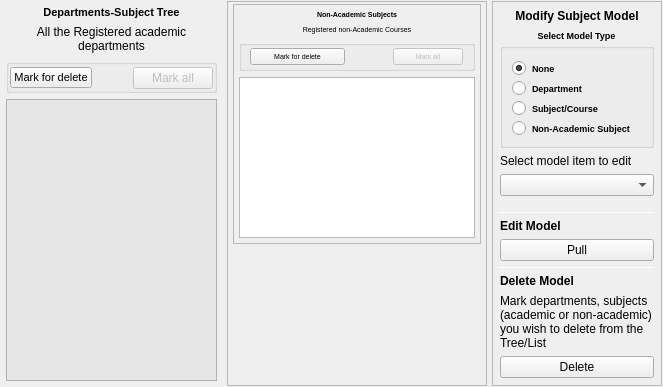
                       <widget class="QWidget" name="scrollAreaWidgetContents_4">
                        <property name="geometry">
                         <rect>
                          <x>0</x>
                          <y>0</y>
                          <width>661</width>
                          <height>387</height>
                         </rect>
                        </property>
                        <layout class="QHBoxLayout" name="horizontalLayout_18">
                         <property name="spacing">
                          <number>5</number>
                         </property>
                         <property name="leftMargin">
                          <number>1</number>
                         </property>
                         <property name="topMargin">
                          <number>1</number>
                         </property>
                         <property name="rightMargin">
                          <number>1</number>
                         </property>
                         <property name="bottomMargin">
                          <number>1</number>
                         </property>
                         <item>
                          <widget class="QFrame" name="frame_18">
                           <property name="minimumSize">
                            <size>
                             <width>0</width>
                             <height>0</height>
                            </size>
                           </property>
                           <property name="maximumSize">
                            <size>
                             <width>16777215</width>
                             <height>16777215</height>
                            </size>
                           </property>
                           <layout class="QVBoxLayout" name="verticalLayout_11">
                            <property name="leftMargin">
                             <number>5</number>
                            </property>
                            <property name="topMargin">
                             <number>5</number>
                            </property>
                            <property name="rightMargin">
                             <number>5</number>
                            </property>
                            <property name="bottomMargin">
                             <number>5</number>
                            </property>
                            <item>
                             <widget class="QLabel" name="label_32">
                              <property name="font">
                               <font>
                                <pointsize>8</pointsize>
                                <weight>75</weight>
                                <bold>true</bold>
                               </font>
                              </property>
                              <property name="text">
                               <string>Departments-Subject Tree</string>
                              </property>
                              <property name="alignment">
                               <set>Qt::AlignCenter</set>
                              </property>
                             </widget>
                            </item>
                            <item>
                             <widget class="QLabel" name="label_50">
                              <property name="maximumSize">
                               <size>
                                <width>300</width>
                                <height>16777215</height>
                               </size>
                              </property>
                              <property name="text">
                               <string>All the Registered academic departments</string>
                              </property>
                              <property name="alignment">
                               <set>Qt::AlignCenter</set>
                              </property>
                              <property name="wordWrap">
                               <bool>true</bool>
                              </property>
                             </widget>
                            </item>
                            <item>
                             <widget class="QGroupBox" name="groupBox_27">
                              <property name="title">
                               <string/>
                              </property>
                              <layout class="QHBoxLayout" name="horizontalLayout_40">
                               <property name="leftMargin">
                                <number>1</number>
                               </property>
                               <property name="topMargin">
                                <number>2</number>
                               </property>
                               <property name="rightMargin">
                                <number>1</number>
                               </property>
                               <property name="bottomMargin">
                                <number>1</number>
                               </property>
                               <item>
                                <widget class="QPushButton" name="mark_subj">
                                 <property name="maximumSize">
                                  <size>
                                   <width>105</width>
                                   <height>16777215</height>
                                  </size>
                                 </property>
                                 <property name="font">
                                  <font>
                                   <pointsize>8</pointsize>
                                  </font>
                                 </property>
                                 <property name="text">
                                  <string>Mark for delete</string>
                                 </property>
                                </widget>
                               </item>
                               <item>
                                <spacer name="horizontalSpacer_3">
                                 <property name="orientation">
                                  <enum>Qt::Horizontal</enum>
                                 </property>
                                 <property name="sizeType">
                                  <enum>QSizePolicy::Fixed</enum>
                                 </property>
                                 <property name="sizeHint" stdset="0">
                                  <size>
                                   <width>35</width>
                                   <height>20</height>
                                  </size>
                                 </property>
                                </spacer>
                               </item>
                               <item>
                                <widget class="QPushButton" name="markall_subj">
                                 <property name="enabled">
                                  <bool>false</bool>
                                 </property>
                                 <property name="text">
                                  <string>Mark all</string>
                                 </property>
                                </widget>
                               </item>
                              </layout>
                             </widget>
                            </item>
                            <item>
                             <widget class="QTreeWidget" name="depts_subject_tree">
                              <property name="minimumSize">
                               <size>
                                <width>100</width>
                                <height>250</height>
                               </size>
                              </property>
                              <property name="maximumSize">
                               <size>
                                <width>16777215</width>
                                <height>16777215</height>
                               </size>
                              </property>
                              <property name="styleSheet">
                               <string notr="true">QTreeWidget{
	background:#e6e6e6;
	font-size:9pt;
}</string>
                              </property>
                              <property name="autoExpandDelay">
                               <number>-1</number>
                              </property>
                              <property name="indentation">
                               <number>15</number>
                              </property>
                              <property name="animated">
                               <bool>false</bool>
                              </property>
                              <property name="allColumnsShowFocus">
                               <bool>true</bool>
                              </property>
                              <property name="wordWrap">
                               <bool>true</bool>
                              </property>
                              <property name="headerHidden">
                               <bool>true</bool>
                              </property>
                              <attribute name="headerVisible">
                               <bool>false</bool>
                              </attribute>
                              <column>
                               <property name="text">
                                <string notr="true">1</string>
                               </property>
                              </column>
                             </widget>
                            </item>
                           </layout>
                          </widget>
                         </item>
                         <item>
                          <widget class="QFrame" name="frame_26">
                           <property name="minimumSize">
                            <size>
                             <width>260</width>
                             <height>0</height>
                            </size>
                           </property>
                           <property name="maximumSize">
                            <size>
                             <width>260</width>
                             <height>16777215</height>
                            </size>
                           </property>
                           <property name="font">
                            <font>
                             <pointsize>5</pointsize>
                            </font>
                           </property>
                           <property name="frameShape">
                            <enum>QFrame::StyledPanel</enum>
                           </property>
                           <property name="frameShadow">
                            <enum>QFrame::Raised</enum>
                           </property>
                           <layout class="QVBoxLayout" name="verticalLayout_18">
                            <property name="leftMargin">
                             <number>5</number>
                            </property>
                            <property name="topMargin">
                             <number>2</number>
                            </property>
                            <property name="rightMargin">
                             <number>5</number>
                            </property>
                            <property name="bottomMargin">
                             <number>5</number>
                            </property>
                            <item alignment="Qt::AlignHCenter">
                             <widget class="QFrame" name="frame_28">
                              <property name="maximumSize">
                               <size>
                                <width>250</width>
                                <height>240</height>
                               </size>
                              </property>
                              <property name="frameShape">
                               <enum>QFrame::StyledPanel</enum>
                              </property>
                              <property name="frameShadow">
                               <enum>QFrame::Raised</enum>
                              </property>
                              <layout class="QVBoxLayout" name="verticalLayout_16">
                               <property name="leftMargin">
                                <number>5</number>
                               </property>
                               <property name="topMargin">
                                <number>5</number>
                               </property>
                               <property name="rightMargin">
                                <number>5</number>
                               </property>
                               <property name="bottomMargin">
                                <number>5</number>
                               </property>
                               <item>
                                <widget class="QLabel" name="label_8">
                                 <property name="font">
                                  <font>
                                   <weight>75</weight>
                                   <bold>true</bold>
                                  </font>
                                 </property>
                                 <property name="text">
                                  <string>Non-Academic Subjects</string>
                                 </property>
                                 <property name="alignment">
                                  <set>Qt::AlignCenter</set>
                                 </property>
                                </widget>
                               </item>
                               <item>
                                <widget class="QLabel" name="label_85">
                                 <property name="text">
                                  <string>Registered non-Academic Courses</string>
                                 </property>
                                 <property name="alignment">
                                  <set>Qt::AlignCenter</set>
                                 </property>
                                 <property name="wordWrap">
                                  <bool>true</bool>
                                 </property>
                                </widget>
                               </item>
                               <item>
                                <widget class="QGroupBox" name="groupBox_29">
                                 <property name="title">
                                  <string/>
                                 </property>
                                 <layout class="QHBoxLayout" name="horizontalLayout_41">
                                  <property name="leftMargin">
                                   <number>1</number>
                                  </property>
                                  <property name="topMargin">
                                   <number>1</number>
                                  </property>
                                  <property name="rightMargin">
                                   <number>1</number>
                                  </property>
                                  <property name="bottomMargin">
                                   <number>1</number>
                                  </property>
                                  <item>
                                   <widget class="QPushButton" name="mark_nonacad">
                                    <property name="maximumSize">
                                     <size>
                                      <width>95</width>
                                      <height>16777215</height>
                                     </size>
                                    </property>
                                    <property name="text">
                                     <string>Mark for delete</string>
                                    </property>
                                   </widget>
                                  </item>
                                  <item>
                                   <spacer name="horizontalSpacer_4">
                                    <property name="orientation">
                                     <enum>Qt::Horizontal</enum>
                                    </property>
                                    <property name="sizeType">
                                     <enum>QSizePolicy::Fixed</enum>
                                    </property>
                                    <property name="sizeHint" stdset="0">
                                     <size>
                                      <width>35</width>
                                      <height>20</height>
                                     </size>
                                    </property>
                                   </spacer>
                                  </item>
                                  <item>
                                   <widget class="QPushButton" name="markall_nonacad">
                                    <property name="enabled">
                                     <bool>false</bool>
                                    </property>
                                    <property name="maximumSize">
                                     <size>
                                      <width>70</width>
                                      <height>16777215</height>
                                     </size>
                                    </property>
                                    <property name="text">
                                     <string>Mark all</string>
                                    </property>
                                   </widget>
                                  </item>
                                 </layout>
                                </widget>
                               </item>
                               <item>
                                <widget class="QListWidget" name="nonacad_listwidget">
                                 <property name="maximumSize">
                                  <size>
                                   <width>16777215</width>
                                   <height>16777215</height>
                                  </size>
                                 </property>
                                </widget>
                               </item>
                              </layout>
                             </widget>
                            </item>
                            <item>
                             <widget class="QFrame" name="frame_29">
                              <property name="minimumSize">
                               <size>
                                <width>200</width>
                                <height>0</height>
                               </size>
                              </property>
                              <property name="maximumSize">
                               <size>
                                <width>16777215</width>
                                <height>16777215</height>
                               </size>
                              </property>
                              <widget class="QLabel" name="label_74">
                               <property name="geometry">
                                <rect>
                                 <x>5</x>
                                 <y>5</y>
                                 <width>241</width>
                                 <height>201</height>
                                </rect>
                               </property>
                               <property name="minimumSize">
                                <size>
                                 <width>0</width>
                                 <height>0</height>
                                </size>
                               </property>
                               <property name="maximumSize">
                                <size>
                                 <width>16777215</width>
                                 <height>16777215</height>
                                </size>
                               </property>
                               <property name="text">
                                <string/>
                               </property>
                               <property name="pixmap">
                                <pixmap>../Icons-mine/blackboard.png</pixmap>
                               </property>
                               <property name="scaledContents">
                                <bool>true</bool>
                               </property>
                              </widget>
                              <widget class="QTextEdit" name="blackboard_textedit">
                               <property name="geometry">
                                <rect>
                                 <x>10</x>
                                 <y>10</y>
                                 <width>231</width>
                                 <height>151</height>
                                </rect>
                               </property>
                               <property name="styleSheet">
                                <string notr="true">QTextEdit{
background:transparent;
color:#d6d6d6;
}

QScrollBar{
	background:transparent;
	width:6px;
}

QScrollBar::handle{
	background:#4a4a4a;
	border-radius: 3px;
}
</string>
                               </property>
                               <property name="readOnly">
                                <bool>true</bool>
                               </property>
                              </widget>
                             </widget>
                            </item>
                           </layout>
                          </widget>
                         </item>
                         <item>
                          <widget class="QFrame" name="frame_31">
                           <property name="minimumSize">
                            <size>
                             <width>170</width>
                             <height>0</height>
                            </size>
                           </property>
                           <property name="maximumSize">
                            <size>
                             <width>176</width>
                             <height>16777215</height>
                            </size>
                           </property>
                           <property name="frameShape">
                            <enum>QFrame::StyledPanel</enum>
                           </property>
                           <property name="frameShadow">
                            <enum>QFrame::Raised</enum>
                           </property>
                           <layout class="QVBoxLayout" name="verticalLayout_15">
                            <property name="leftMargin">
                             <number>4</number>
                            </property>
                            <property name="topMargin">
                             <number>4</number>
                            </property>
                            <property name="rightMargin">
                             <number>4</number>
                            </property>
                            <property name="bottomMargin">
                             <number>4</number>
                            </property>
                            <item alignment="Qt::AlignTop">
                             <widget class="QFrame" name="frame_32">
                              <property name="maximumSize">
                               <size>
                                <width>16777215</width>
                                <height>375</height>
                               </size>
                              </property>
                              <layout class="QVBoxLayout" name="verticalLayout_68">
                               <property name="leftMargin">
                                <number>3</number>
                               </property>
                               <property name="topMargin">
                                <number>3</number>
                               </property>
                               <property name="rightMargin">
                                <number>3</number>
                               </property>
                               <property name="bottomMargin">
                                <number>3</number>
                               </property>
                               <item>
                                <widget class="QLabel" name="label_30">
                                 <property name="font">
                                  <font>
                                   <weight>75</weight>
                                   <bold>true</bold>
                                  </font>
                                 </property>
                                 <property name="text">
                                  <string>Modify Subject Model</string>
                                 </property>
                                 <property name="alignment">
                                  <set>Qt::AlignCenter</set>
                                 </property>
                                 <property name="wordWrap">
                                  <bool>true</bool>
                                 </property>
                                </widget>
                               </item>
                               <item>
                                <widget class="QGroupBox" name="dept_model_gbox">
                                 <property name="font">
                                  <font>
                                   <pointsize>7</pointsize>
                                   <weight>75</weight>
                                   <bold>true</bold>
                                  </font>
                                 </property>
                                 <property name="title">
                                  <string>Select Model Type</string>
                                 </property>
                                 <property name="alignment">
                                  <set>Qt::AlignHCenter|Qt::AlignTop</set>
                                 </property>
                                 <layout class="QVBoxLayout" name="verticalLayout_69">
                                  <property name="spacing">
                                   <number>5</number>
                                  </property>
                                  <property name="topMargin">
                                   <number>14</number>
                                  </property>
                                  <item>
                                   <widget class="QRadioButton" name="subj_none_radbtn">
                                    <property name="text">
                                     <string>None</string>
                                    </property>
                                    <property name="checked">
                                     <bool>true</bool>
                                    </property>
                                   </widget>
                                  </item>
                                  <item>
                                   <widget class="QRadioButton" name="faculty_radbtn">
                                    <property name="text">
                                     <string>Department</string>
                                    </property>
                                   </widget>
                                  </item>
                                  <item>
                                   <widget class="QRadioButton" name="subj_radbtn">
                                    <property name="text">
                                     <string>Subject/Course</string>
                                    </property>
                                   </widget>
                                  </item>
                                  <item>
                                   <widget class="QRadioButton" name="nonacad_radbtn">
                                    <property name="text">
                                     <string>Non-Academic Subject</string>
                                    </property>
                                   </widget>
                                  </item>
                                 </layout>
                                </widget>
                               </item>
                               <item>
                                <widget class="QLabel" name="label_77">
                                 <property name="text">
                                  <string>Select model item to edit</string>
                                 </property>
                                </widget>
                               </item>
                               <item>
                                <widget class="QComboBox" name="dept_model_combo"/>
                               </item>
                               <item>
                                <spacer name="verticalSpacer_5">
                                 <property name="orientation">
                                  <enum>Qt::Vertical</enum>
                                 </property>
                                 <property name="sizeType">
                                  <enum>QSizePolicy::Fixed</enum>
                                 </property>
                                 <property name="sizeHint" stdset="0">
                                  <size>
                                   <width>20</width>
                                   <height>10</height>
                                  </size>
                                 </property>
                                </spacer>
                               </item>
                               <item>
                                <widget class="Line" name="line_6">
                                 <property name="maximumSize">
                                  <size>
                                   <width>16777215</width>
                                   <height>1</height>
                                  </size>
                                 </property>
                                 <property name="orientation">
                                  <enum>Qt::Horizontal</enum>
                                 </property>
                                </widget>
                               </item>
                               <item>
                                <widget class="QLabel" name="label_42">
                                 <property name="font">
                                  <font>
                                   <weight>75</weight>
                                   <bold>true</bold>
                                  </font>
                                 </property>
                                 <property name="text">
                                  <string>Edit Model</string>
                                 </property>
                                </widget>
                               </item>
                               <item>
                                <widget class="QPushButton" name="pull_dept_model_btn">
                                 <property name="text">
                                  <string>Pull</string>
                                 </property>
                                </widget>
                               </item>
                               <item>
                                <spacer name="verticalSpacer_4">
                                 <property name="orientation">
                                  <enum>Qt::Vertical</enum>
                                 </property>
                                 <property name="sizeHint" stdset="0">
                                  <size>
                                   <width>20</width>
                                   <height>40</height>
                                  </size>
                                 </property>
                                </spacer>
                               </item>
                               <item>
                                <widget class="Line" name="line_5">
                                 <property name="maximumSize">
                                  <size>
                                   <width>16777215</width>
                                   <height>1</height>
                                  </size>
                                 </property>
                                 <property name="orientation">
                                  <enum>Qt::Horizontal</enum>
                                 </property>
                                </widget>
                               </item>
                               <item>
                                <widget class="QLabel" name="label_45">
                                 <property name="font">
                                  <font>
                                   <weight>75</weight>
                                   <bold>true</bold>
                                  </font>
                                 </property>
                                 <property name="text">
                                  <string>Delete Model</string>
                                 </property>
                                </widget>
                               </item>
                               <item>
                                <widget class="QLabel" name="label_46">
                                 <property name="text">
                                  <string>Mark departments, subjects (academic or non-academic) you wish to delete from the Tree/List</string>
                                 </property>
                                 <property name="wordWrap">
                                  <bool>true</bool>
                                 </property>
                                </widget>
                               </item>
                               <item>
                                <widget class="QPushButton" name="del_dept_model">
                                 <property name="text">
                                  <string>Delete</string>
                                 </property>
                                </widget>
                               </item>
                              </layout>
                             </widget>
                            </item>
                           </layout>
                          </widget>
                         </item>
                        </layout>
                       </widget>
